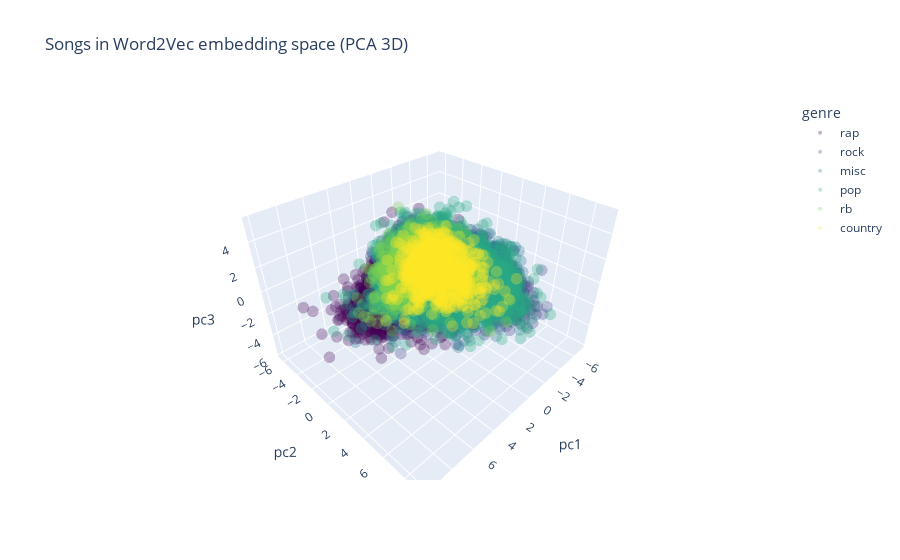

The notebook cell this image was saved under:
### Code cell
pca = PCA(n_components=3, random_state=42)
X_3d = pca.fit_transform(X)

# Build a DataFrame for plotting
df_plot = pd.DataFrame({
    "pc1": X_3d[:, 0],
    "pc2": X_3d[:, 1],
    "pc3": X_3d[:, 2],
    "genre": y.astype(str)
})

# viridis colors
viridis_256 = px.colors.sample_colorscale("Viridis", np.linspace(0, 1, 6))

# Interactive 3D scatter plot with Plotly
fig = px.scatter_3d(
    df_plot,
    x="pc1",
    y="pc2",
    z="pc3",
    color="genre",
    opacity=0.3,
    title="Songs in Word2Vec embedding space (PCA 3D)",
    color_discrete_sequence=viridis_256
)

fig.update_traces(marker=dict(size=4))
fig.show()

### Figure 1 — Plotly figure (JSON) as saved in the notebook; plotly's stock layout.template omitted (floating-point values rounded to 4 significant figures; data arrays with more than 128 entries replaced by an {"elided": "..."} marker saying what was removed)
{"data": [{"hovertemplate": "genre=rap<br>pc1=%{x}<br>pc2=%{y}<br>pc3=%{z}<extra></extra>", "legendgroup": "rap", "marker": {"color": "rgb(68, 1, 84)", "opacity": 0.3, "symbol": "circle", "size": 4}, "mode": "markers", "name": "rap", "scene": "scene", "showlegend": true, "x": {"elided": "9723 float values"}, "y": {"elided": "9723 float values"}, "z": {"elided": "9723 float values"}, "type": "scatter3d"}, {"hovertemplate": "genre=rock<br>pc1=%{x}<br>pc2=%{y}<br>pc3=%{z}<extra></extra>", "legendgroup": "rock", "marker": {"color": "rgb(64, 66, 134)", "opacity": 0.3, "symbol": "circle", "size": 4}, "mode": "markers", "name": "rock", "scene": "scene", "showlegend": true, "x": {"elided": "6375 float values"}, "y": {"elided": "6375 float values"}, "z": {"elided": "6375 float values"}, "type": "scatter3d"}, {"hovertemplate": "genre=misc<br>pc1=%{x}<br>pc2=%{y}<br>pc3=%{z}<extra></extra>", "legendgroup": "misc", "marker": {"color": "rgb(42, 120, 142)", "opacity": 0.3, "symbol": "circle", "size": 4}, "mode": "markers", "name": "misc", "scene": "scene", "showlegend": true, "x": {"elided": "1450 float values"}, "y": {"elided": "1450 float values"}, "z": {"elided": "1450 float values"}, "type": "scatter3d"}, {"hovertemplate": "genre=pop<br>pc1=%{x}<br>pc2=%{y}<br>pc3=%{z}<extra></extra>", "legendgroup": "pop", "marker": {"color": "rgb(40, 168, 131)", "opacity": 0.3, "symbol": "circle", "size": 4}, "mode": "markers", "name": "pop", "scene": "scene", "showlegend": true, "x": {"elided": "14100 float values"}, "y": {"elided": "14100 float values"}, "z": {"elided": "14100 float values"}, "type": "scatter3d"}, {"hovertemplate": "genre=rb<br>pc1=%{x}<br>pc2=%{y}<br>pc3=%{z}<extra></extra>", "legendgroup": "rb", "marker": {"color": "rgb(124, 209, 79)", "opacity": 0.3, "symbol": "circle", "size": 4}, "mode": "markers", "name": "rb", "scene": "scene", "showlegend": true, "x": {"elided": "1531 float values"}, "y": {"elided": "1531 float values"}, "z": {"elided": "1531 float values"}, "type": "scatter3d"}, {"hovertemplate": "genre=country<br>pc1=%{x}<br>pc2=%{y}<br>pc3=%{z}<extra></extra>", "legendgroup": "country", "marker": {"color": "rgb(253, 231, 37)", "opacity": 0.3, "symbol": "circle", "size": 4}, "mode": "markers", "name": "country", "scene": "scene", "showlegend": true, "x": {"elided": "870 float values"}, "y": {"elided": "870 float values"}, "z": {"elided": "870 float values"}, "type": "scatter3d"}], "layout": {"scene": {"domain": {"x": [0.0, 1.0], "y": [0.0, 1.0]}, "xaxis": {"title": {"text": "pc1"}}, "yaxis": {"title": {"text": "pc2"}}, "zaxis": {"title": {"text": "pc3"}}}, "legend": {"title": {"text": "genre"}, "tracegroupgap": 0}, "title": {"text": "Songs in Word2Vec embedding space (PCA 3D)"}}}
